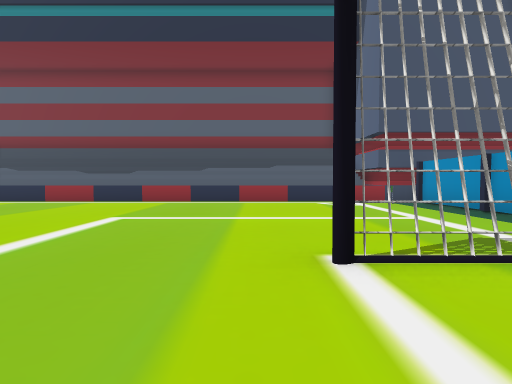
[1] (above)

24 first-person views from a walk through a Unity game level. The camera is 1.2 m above the floor, tilts 2° down and sees 75° across. The floor is counted in squares, 2 m on a side. Each view is taken from the middle of a square. On the plan, view 1 faces up. The plan holds only what a view shows up to about 10 squares ahead; the rest is blank. The place goes on beyond the plan. The player character is not drawn. Some animated figures are not drawn. Some surface patterns are stand-ins.

[2]
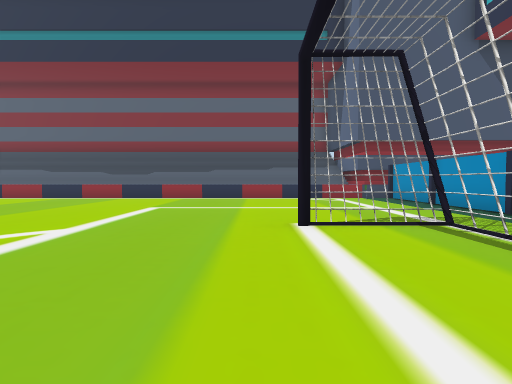

[3]
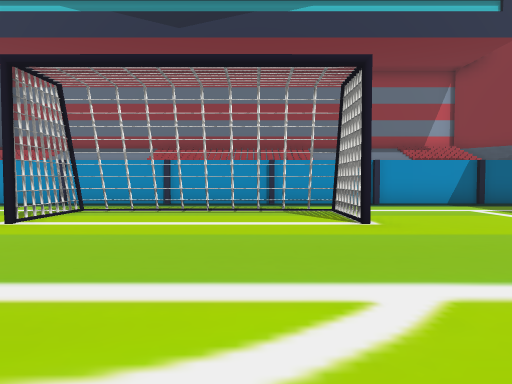

[4]
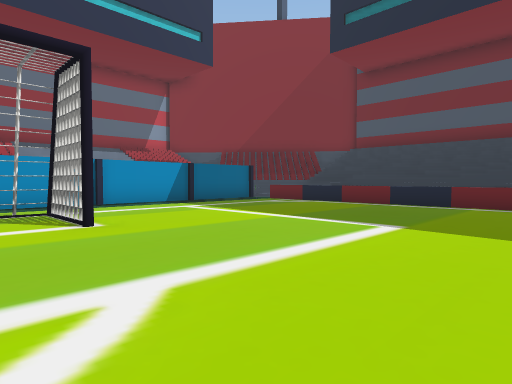

[5]
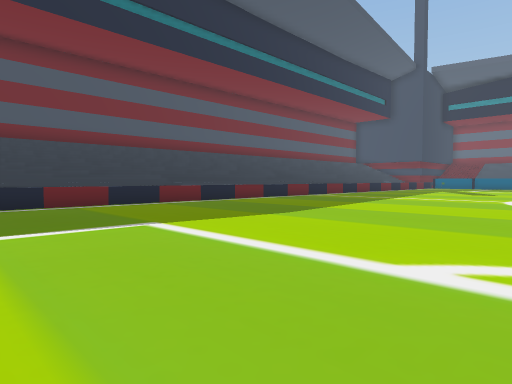

[6]
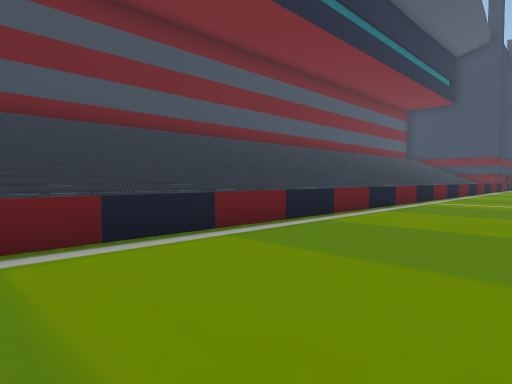

[7]
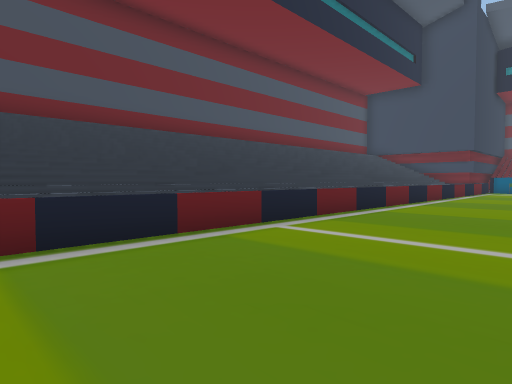

[8]
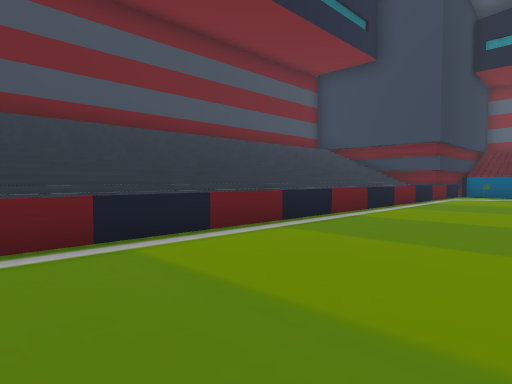

[9]
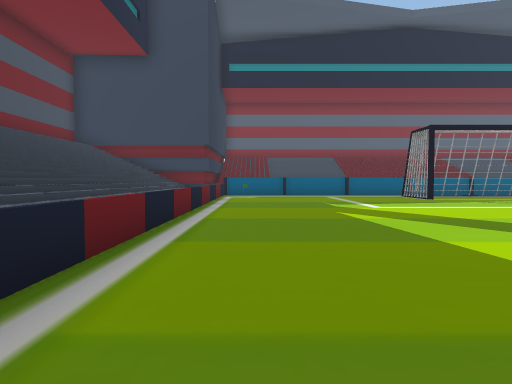

[10]
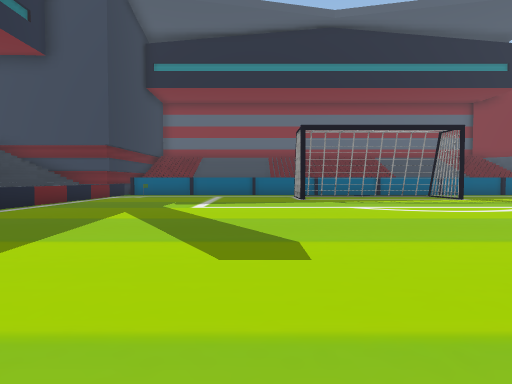

[11]
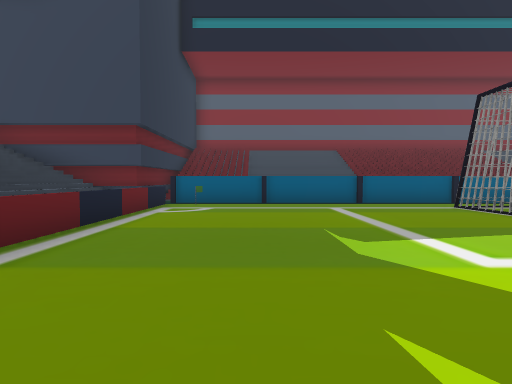

[12]
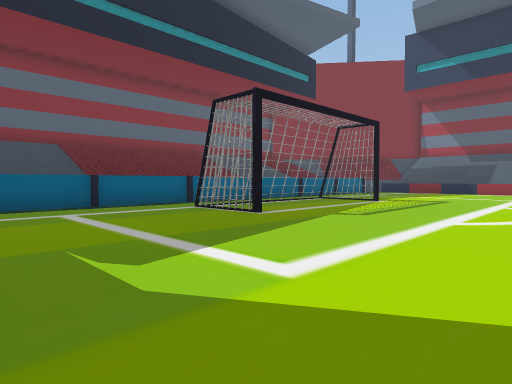

[13]
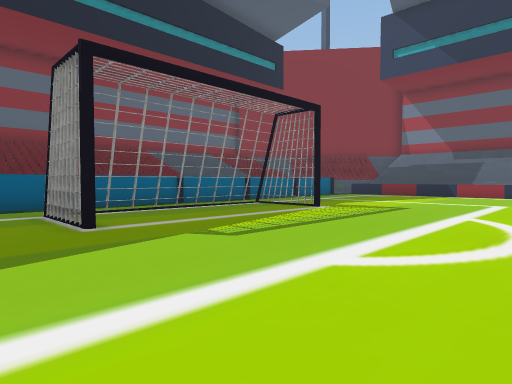

[14]
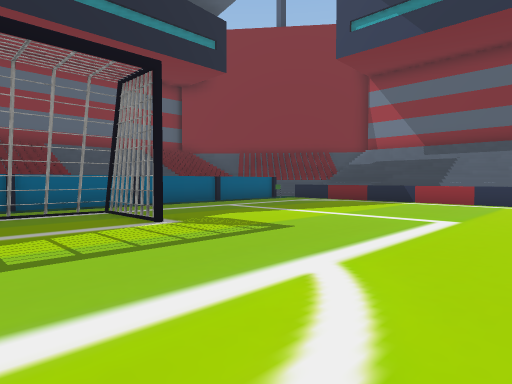

[15]
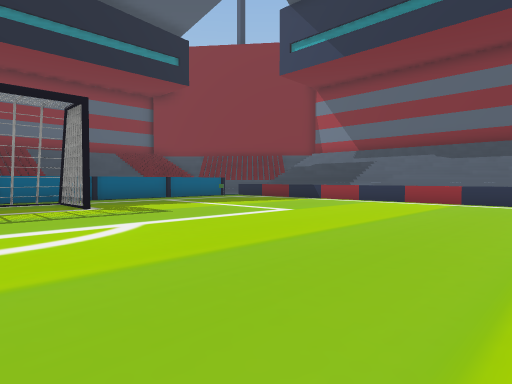

[16]
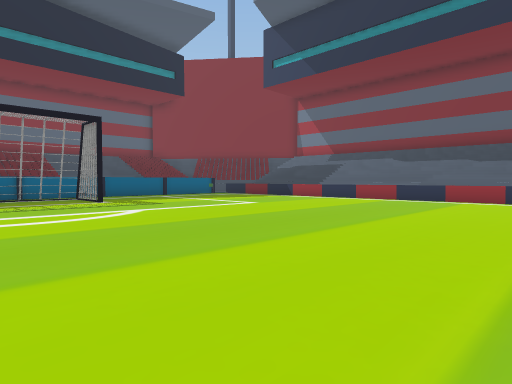

[17]
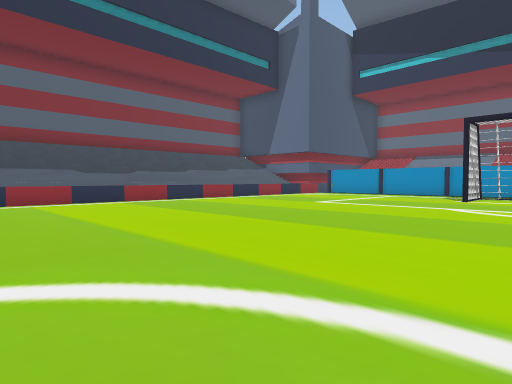

[18]
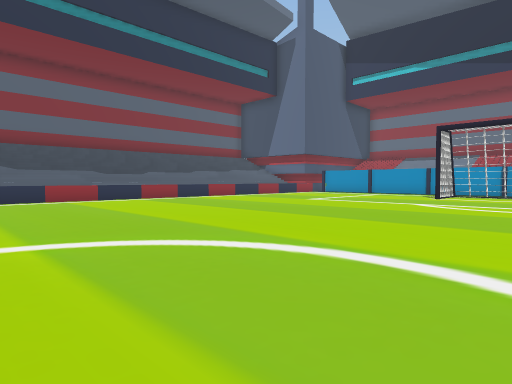

[19]
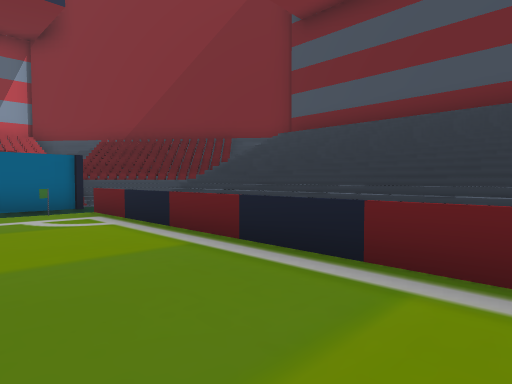

[20]
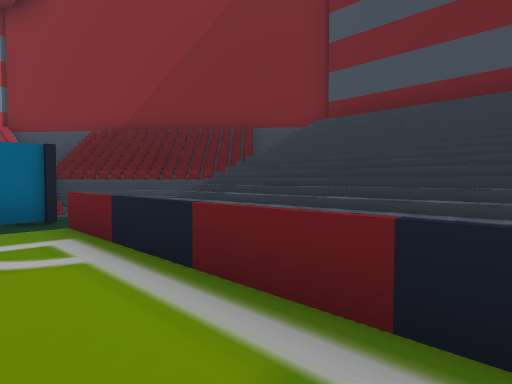

[21]
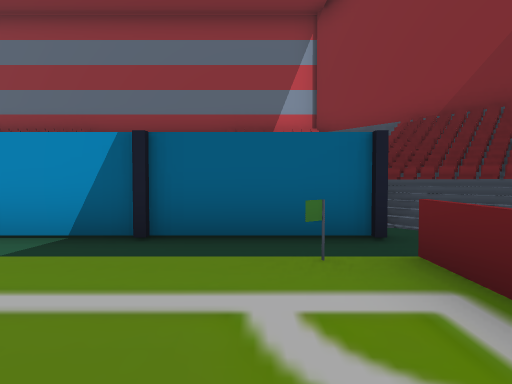

[22]
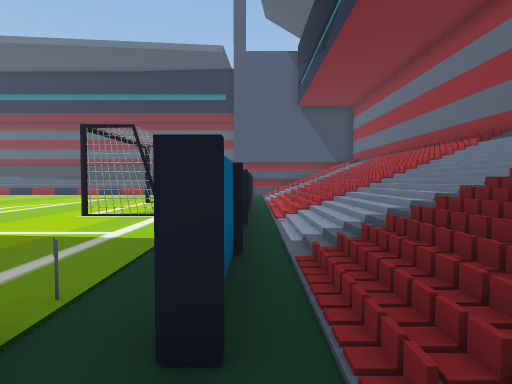

[23]
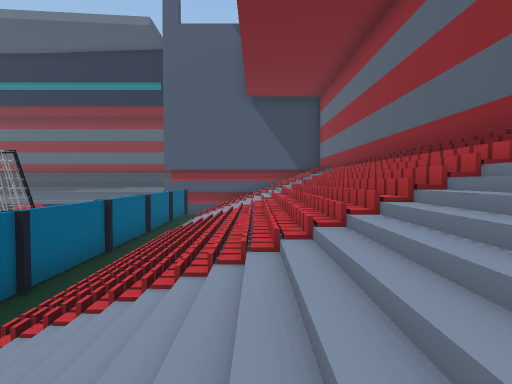

[24]
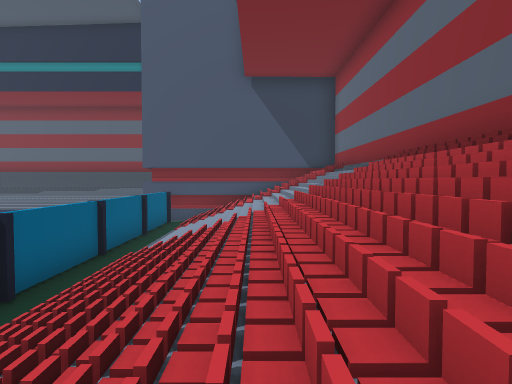

### Floor plan
Key: @ floor where view 1 was taken; # wall or solid block; . floor; / step, stairs or slope; = window, fence, low wall or low ledge; T thing the floor can be seen under or through.
Columns run from 27 left of view 1 to 11 right of it. Each row starts with its distance up from view 1.
 10      ########                 #####
  9    =========     ===============#
  8   ...........    ...............#
  7  ............    ...............#/////#
  6 #............    ...............#/////#
  5 #............    ...............#/////#
  4 #............    ...............#//// #
  3 #.............  ................#/////#
  2 #.T#..........  ............TT..#/////#
  1 #.T...........  .............T..#/////#
  0 #.T...........  ...........@.T..#/////#
 -1 #.T...........  .....  ......T..#/////#
 -2 #.T..........    ............T..#/////#
 -3 #..#..........  ............TT..#/////#
 -4 #.............. ................#/////#
 -5 #.............   ...............#/////#
 -6 #...............................#//// #
 -7 #...............................#///  #
 -8 #...............................#/// /#
 -9 #==============================.#// //#
-10 #/                             .//////#
-11 #////////////////////////////////////##
-12 #//////////////////////////////////###
-13 #// //////////////////////////////##
-14 #   /////////////////////////////##
-15                                /##
-16          ########################

Where each view was taken, in squares from view 1:
view 1: 0 up, 0 right, facing up
view 2: 2 down, 0 right, facing up
view 3: 1 down, 4 left, facing right
view 4: 1 down, 4 left, facing down-right
view 5: 1 down, 0 right, facing down-left
view 6: 6 down, 2 left, facing down-left
view 7: 6 down, 8 left, facing down-left
view 8: 6 down, 13 left, facing down-left
view 9: 8 down, 13 left, facing left
view 10: 4 down, 13 left, facing left
view 11: 7 down, 18 left, facing left
view 12: 7 down, 19 left, facing up-left
view 13: 4 down, 19 left, facing up-left
view 14: 0 up, 19 left, facing up-left
view 15: 0 up, 16 left, facing up-left
view 16: 1 down, 14 left, facing up-left
view 17: 0 up, 10 left, facing up-right
view 18: 1 down, 11 left, facing up-right
view 19: 7 down, 3 left, facing down-right
view 20: 8 down, 1 left, facing down-right
view 21: 8 down, 1 right, facing right
view 22: 11 down, 5 right, facing up
view 23: 6 down, 8 right, facing up
view 24: 3 down, 8 right, facing up
